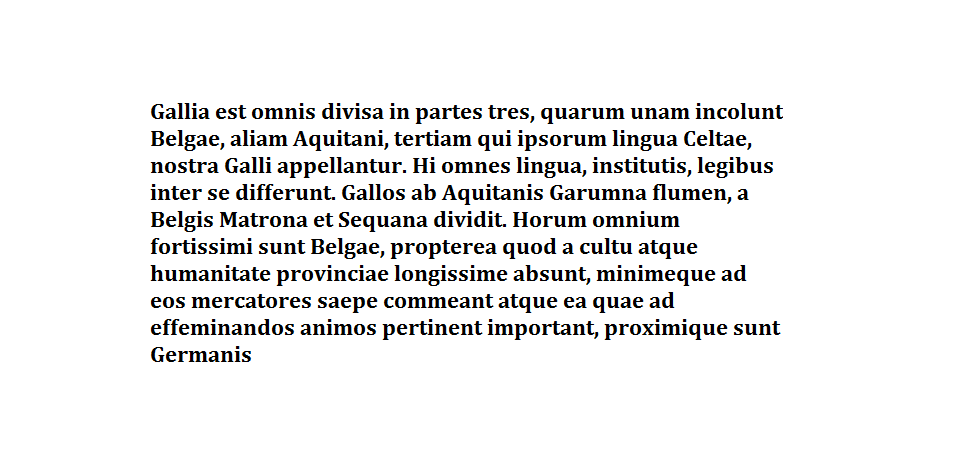
#> input picture LAB_09/ZADANIA/Lab9_galia.png, 953 x 463 px, found by its file name
$ python zad1.py
#> lines starting #> are read from the running program, lines starting #| are printed output that depends on the picture
import numpy as np
from numpy.fft import fft2, ifft2
from PIL import Image, ImageOps
import matplotlib.pyplot as plt


def prepare_image_data(analyzed_image):
#> called with analyzed_image = 'Lab9_galia.png'
    image = Image.open(analyzed_image)
#> image is the input picture: PIL image 953x463 RGB; mean R, G, B 237.9, 237.8, 237.9
    image_grey = ImageOps.grayscale(image)
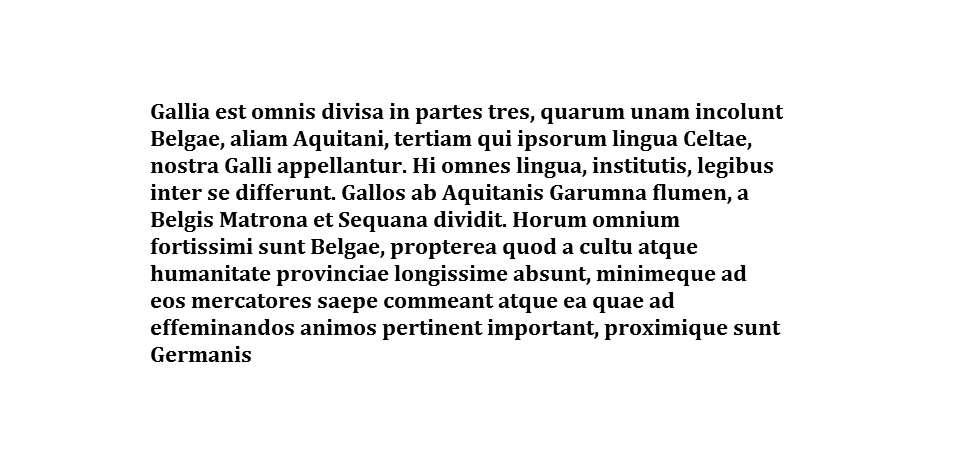
#> image_grey: PIL image 953x463 L; min 0, max 255, mean 237.8
    image_invert = ImageOps.invert(image_grey)
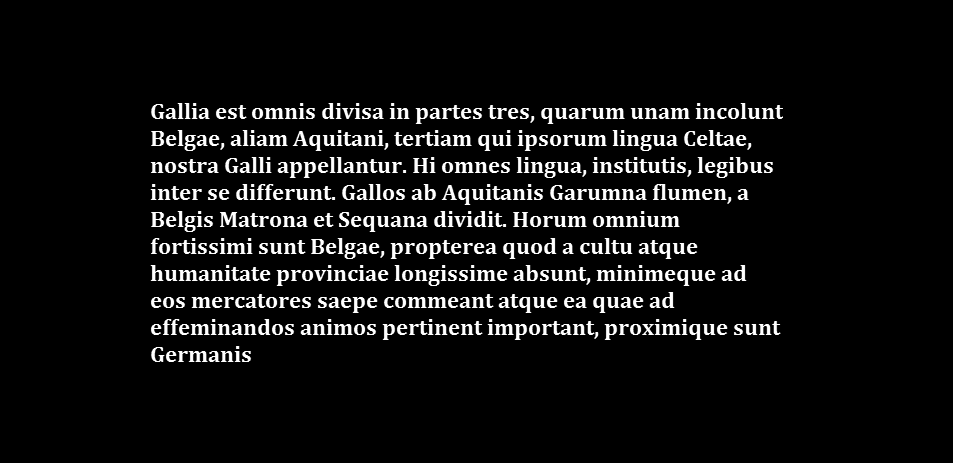
#> image_invert: PIL image 953x463 L; min 0, max 255, mean 17.2
    image_rotated = np.swapaxes(np.asarray(image_invert), 0, 1) # for text
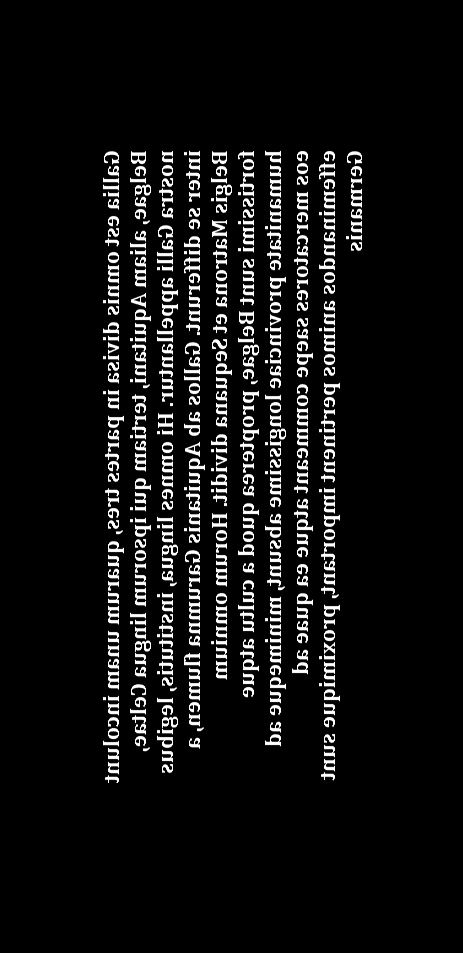
#> image_rotated: shape (953, 463); min 0, max 255, mean 17.2
    # image_rotated = np.swapaxes(np.asarray(image_grey), 0, 1)  # for fishes
    return image, image_rotated


def show_amplitude_and_phase(image_dft):
    image_back = np.swapaxes(np.array(image_dft), 0, 1)
    fig, ax = plt.subplots(1, 2)
    ax[0].imshow(np.log(abs(image_back)))
    ax[0].set_title('Amplituda')
    ax[1].imshow(np.angle(image_back))
    ax[1].set_title('Faza')
    plt.show()


def show_image_with_patterns(image):
    fig, ax = plt.subplots(1, 1)
    ax.imshow(image)
    ax.set_title("Wzorzec nałożone na obraz")
    plt.show()


def fill_space(image, image_loaded, start_x, start_y, x, y, pattern_width, pattern_height):
    image_loaded[start_x - x, start_y - y] = (255, 0, 0)


def fill_frame(image, image_loaded, start_x, start_y, x, y, pattern_width, pattern_height):
    if x == 0 or y == 0 or x == pattern_width - 1 or y == pattern_height - 1:
        image_loaded[start_x - x, start_y - y] = (255, 0, 0)


def condition_fill_space(image, image_loaded, start_x, start_y, x, y, pattern_width, pattern_height):
    r, g, b = image.getpixel((start_x - x, start_y - y))
    if (r, g, b) != (255, 255, 255):
        image_loaded[start_x - x, start_y - y] = (255, 0, 0)


def image_pattern_solution(analyzed_image, pattern_image, coefficient, fill_strategy):
    image, image_rotated = prepare_image_data(analyzed_image)
    pattern, pattern_rotated = prepare_image_data(pattern_image)
    pattern_width, pattern_height = pattern.size
    image_dft = fft2(image_rotated)
    show_amplitude_and_phase(image_dft)
    c = np.real(ifft2(image_dft * fft2(np.rot90(pattern_rotated, k=2), s=image.size)))
    filter_value = coefficient * np.max(c)
    image_loaded = image.load()
    matches = np.argwhere(c >= filter_value)
    print("Liczba wystąpień wzorca:", len(matches))
    for startX, startY in matches:
        for x in range(pattern_width):
            for y in range(pattern_height):
                fill_strategy(image, image_loaded, startX, startY, x, y, pattern_width, pattern_height)
    show_image_with_patterns(image)


#> (the run stopped early here; a loop or call above may not have finished)
